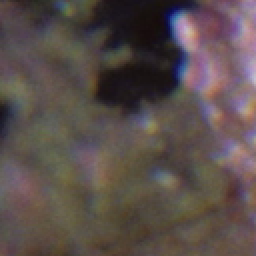
#> input picture clean.png, 128 x 128 px (shown 2 times larger); the run also reads 1 picture not shown here
$ python visual_compare.py
#> lines starting #> are read from the running program, lines starting #| are printed output that depends on the picture
from PIL import Image, ImageDraw

clean = Image.open("clean.png").convert("RGB")
#> clean is the input picture: PIL image 128x128 RGB; mean R, G, B 89.9, 78.1, 75.4
noisy = Image.open("noisy.png").convert("RGB")
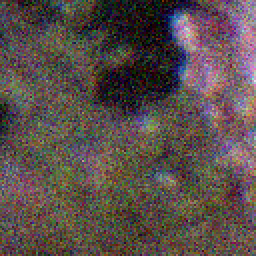
#> input picture noisy.png, 128 x 128 px (shown 2 times larger)
#> noisy is the input picture: PIL image 128x128 RGB; mean R, G, B 89.8, 77.9, 75.2
denoised = Image.open("denoised.png").convert("RGB")

width, height = clean.size
#> width = 128; height = 128
label_height = 30

comparison = Image.new(
    "RGB",
    (width * 3, height + label_height),
    "white"
)
#> comparison: PIL image 384x158 RGB; every value is 255

comparison.paste(clean, (0, label_height))
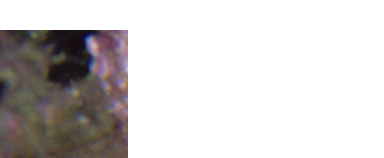
#> comparison: PIL image 384x158 RGB; mean R, G, B 210.4, 207.2, 206.5
comparison.paste(noisy, (width, label_height))
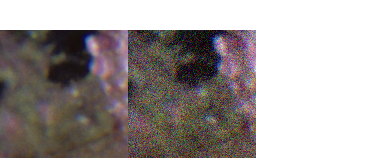
#> comparison: PIL image 384x158 RGB; mean R, G, B 165.8, 159.4, 158
comparison.paste(denoised, (width * 2, label_height))
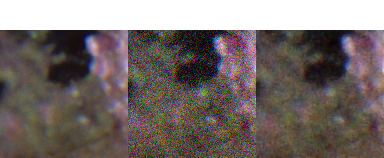
#> comparison: PIL image 384x158 RGB; mean R, G, B 120.7, 111, 108.3

draw = ImageDraw.Draw(comparison)

draw.text((10, 8), "Clean", fill="black")
draw.text((width + 10, 8), "Noisy", fill="black")
draw.text((width * 2 + 10, 8), "Denoised", fill="black")

comparison.save("comparison.png")
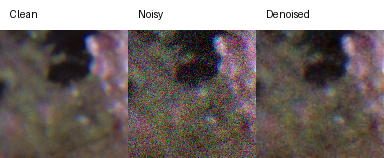
#> saved as comparison.png: PIL image 384x158 RGB; mean R, G, B 119.7, 110, 107.3

print("Visual comparison saved as comparison.png")
